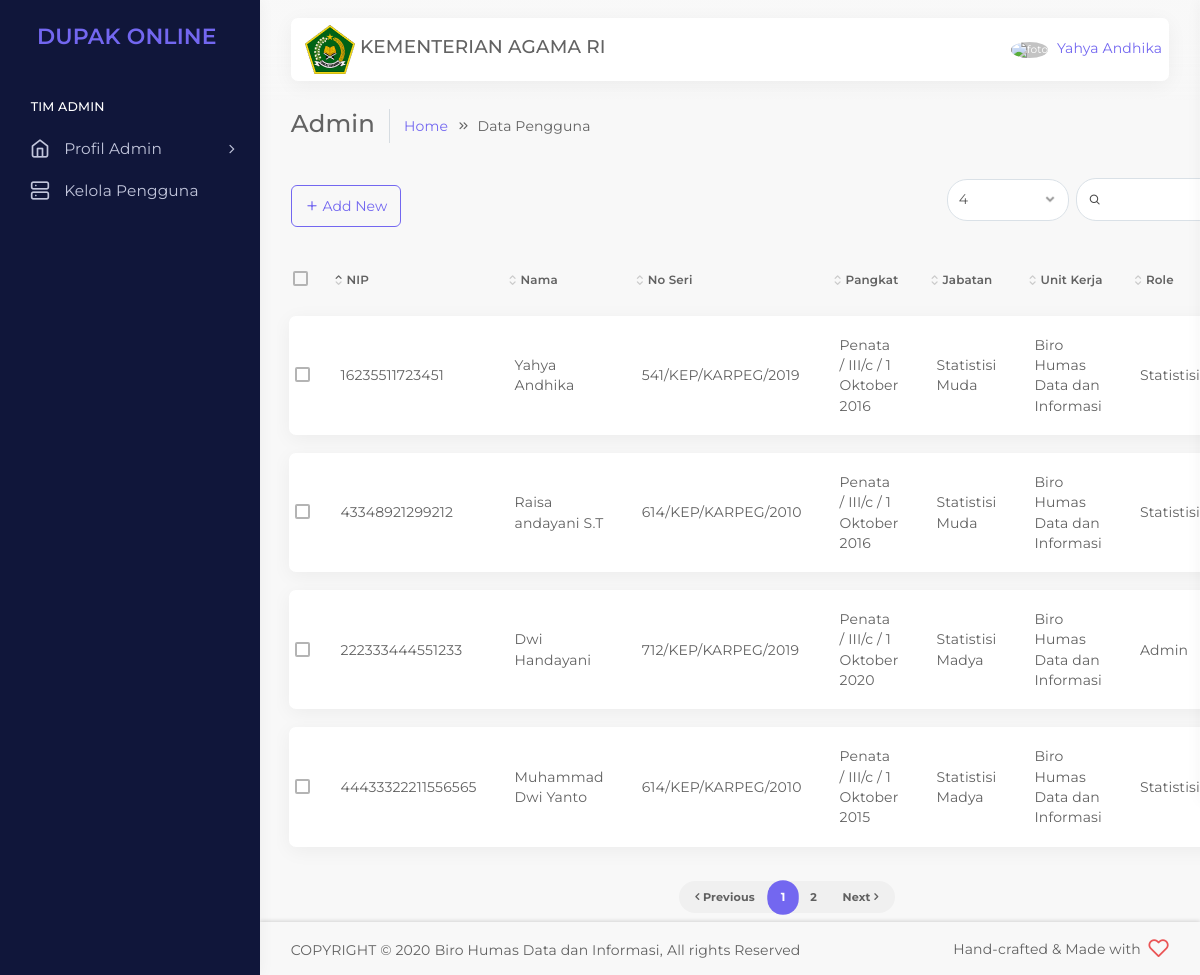
/admin/pengguna.php (signed in), run on the app's committed database.
### tables this page shows
CREATE TABLE `pengguna` (
  `id_pengguna` int(100) NOT NULL,
  `nama` varchar(100) NOT NULL,
  `nip` varchar(225) NOT NULL,
  `password` varchar(255) NOT NULL,
  `email` varchar(255) NOT NULL,
  `alamat` varchar(255) NOT NULL,
  `no_seri_kapreg` varchar(1000) NOT NULL,
  `tempat_tanggal_lahir` varchar(100) NOT NULL,
  `tgl_lahir` date NOT NULL,
  `jenis_kelamin` varchar(100) NOT NULL,
  `pendidikan` varchar(100) NOT NULL,
  `pangkat` varchar(100) NOT NULL,
  `jabatan` enum('Statistisi Muda','Statistisi Madya') NOT NULL,
  `masa_kerja` varchar(100) NOT NULL,
  `unit_kerja` varchar(100) NOT NULL,
  `role` varchar(255) NOT NULL
);

### session_co.php (called while the page is built, shortened)
<?php
   include('config.php');
   $user_check = $_SESSION['login'];
   $ses_sql = mysqli_query($mysqli,"SELECT * FROM pengguna WHERE nip = '$user_check'");
   while ($row = mysqli_fetch_array($ses_sql,MYSQLI_ASSOC)){
      $login_session = $row['nama'];
   }
?>

### admin/pengguna.php (the view, shortened to what this page needs)
    <?php
    include('../session_co.php');
    ?>
<!DOCTYPE html>
<html class="loading" lang="en" data-textdirection="ltr">
<head>
    <link rel="stylesheet" type="text/css" href="../app-assets/vendors/css/vendors.min.css">
    <link rel="stylesheet" type="text/css" href="../app-assets/vendors/css/tables/datatable/datatables.min.css">
    <link rel="stylesheet" type="text/css" href="../app-assets/vendors/css/file-uploaders/dropzone.min.css">
    <link rel="stylesheet" type="text/css" href="../app-assets/vendors/css/tables/datatable/extensions/dataTables.checkboxes.css">
    <link rel="stylesheet" type="text/css" href="../app-assets/css/bootstrap.css">
    <link rel="stylesheet" type="text/css" href="../app-assets/css/bootstrap-extended.css">
    <link rel="stylesheet" type="text/css" href="../app-assets/css/colors.css">
    <link rel="stylesheet" type="text/css" href="../app-assets/css/components.css">
    <link rel="stylesheet" type="text/css" href="../app-assets/css/themes/dark-layout.css">
    <link rel="stylesheet" type="text/css" href="../app-assets/css/themes/semi-dark-layout.css">
    <link rel="stylesheet" type="text/css" href="../app-assets/css/core/menu/menu-types/vertical-menu.css">
    <link rel="stylesheet" type="text/css" href="../app-assets/css/core/colors/palette-gradient.css">
    <link rel="stylesheet" type="text/css" href="../app-assets/css/plugins/file-uploaders/dropzone.css">
    <link rel="stylesheet" type="text/css" href="../app-assets/css/pages/data-list-view.css">
    <link rel="stylesheet" type="text/css" href="../assets/css/style.css">
</head>
<body class="vertical-layout vertical-menu-modern semi-dark-layout 2-columns  navbar-floating footer-static  " data-open="click" data-menu="vertical-menu-modern" data-col="2-columns" data-layout="semi-dark-layout">
    <nav class="header-navbar navbar-expand-lg navbar navbar-with-menu floating-nav navbar-light navbar-shadow">
        <div class="navbar-wrapper">
            <div class="navbar-container content">
                <div class="navbar-collapse" id="navbar-mobile">
                    <div class="mr-auto float-left bookmark-wrapper d-flex align-items-center">
                        <ul class="nav navbar-nav">
                            <li class="nav-item d-none d-lg-block"><img src="../app-assets/images/pages/kemenag25.png"><a class="h4"> KEMENTERIAN AGAMA RI</a>
                            </li>
                        </ul>
                    </div>
                        <a class="dropdown-toggle nav-link dropdown-user-link section_userinfo" href="#" data-toggle="dropdown">
                            <span class="avatar avatar-online">
                            <img src="https://sso.undip.ac.id/assets/app/images/user.png" style="max-width: 45px;" alt="foto"><i></i></span>
                            <span class="user-name" style="margin-bottom: 1rem;" >  <?php echo $login_session; ?></span></a>
                </div>
            </div>
        </div>
    </nav>
    <div class="main-menu menu-fixed menu-dark menu-accordion menu-shadow" data-scroll-to-active="true">
        <div class="navbar-header">
            <ul class="nav navbar-nav flex-row">
                <li class="nav-item mr-auto"><a class="navbar-brand" href="app-user-view.php">
                        <h2 class="brand-text mb-0">DUPAK ONLINE</h2>
                    </a></li>
                <li class="nav-item nav-toggle"><a class="nav-link modern-nav-toggle pr-0" data-toggle="collapse"></a></li>
            </ul>
        </div>
        <div class="main-menu-content">
        <ul class="navigation navigation-main" id="main-menu-navigation" data-menu="menu-navigation">
                            <li class=" navigation-header"><span>Tim Admin</span>
                            </li>
                            <li class=" nav-item"><a href="./app-user-view.php"><i class="feather icon-home"></i><span class="menu-title" data-i18n="Dashboard">Profil Admin</span></a>
                            </li>
                            <li class=" nav-item"><a href="./pengguna.php"><i class="feather icon-server"></i><span class="menu-title" data-i18n="Colors">Kelola Pengguna</span></a>
                            </li>
                        </ul>
</div>
</div>
    <div class="app-content content">
        <div class="content-wrapper">
            <div class="content-header row">
                <div class="content-header-left col-md-9 col-12 mb-2">
                    <div class="row breadcrumbs-top">
                        <div class="col-12">
                            <h2 class="content-header-title float-left mb-0">Admin</h2>
                            <div class="breadcrumb-wrapper col-12">
                                <ol class="breadcrumb">
                                    <li class="breadcrumb-item"><a href="app-user-view.php">Home</a>
                                    </li>
                                    <li class="breadcrumb-item active">Data Pengguna
                                    </li>
                                </ol>
                            </div>
                        </div>
                    </div>
                </div>
            <div class="content-body">
                <section id="data-list-view" class="data-list-view-header">
                    <div class="table-responsive">
                        <table class="table data-list-view">
                            <thead>
                                <tr>
                                    <th>No</th>
                                    <th>NIP</th>
                                    <th>Nama</th>
                                    <th>No Seri</th>
                                    <th>Pangkat</th>
                                    <th>Jabatan</th>
                                    <th>Unit Kerja</th>
                                    <th>Role</th>
                                </tr>
                            </thead>
                            <tbody>
                            <?php
                                include_once("../config.php");
                                $result = mysqli_query($mysqli, "SELECT * FROM pengguna ORDER BY id_pengguna ASC");
                                while($user_data = mysqli_fetch_array($result)) {
                                ?>
                                <tr>
                                     <td></td>
                                    <td><?php echo $user_data['nip']; ?></td>
                                    <td><?php echo $user_data['nama']; ?></td>
                                    <td><?php echo $user_data['no_seri_kapreg']; ?></td>
                                    <td><?php echo $user_data['pangkat']; ?></td>
                                    <td><?php echo $user_data['jabatan']; ?></td>
                                    <td><?php echo $user_data['unit_kerja']; ?></td>
                                    <td><?php echo $user_data['role']; ?></td>
                                </tr>
                                <?php } ?>
                            </tbody>
                        </table>
                    </div>
        </div>
        </div>
    </div>
    </div>
    <div class="drag-target"></div>
    <footer class="footer fixed-bottom navbar-shadow footer-light">
        <p class="clearfix blue-grey lighten-2 mb-0"><span class="float-md-left d-block d-md-inline-block mt-25">COPYRIGHT &copy; 2020<a class="text-bold-800 grey darken-2"  target="_blank">Biro Humas Data dan Informasi,</a>All rights Reserved</span><span class="float-md-right d-none d-md-block">Hand-crafted & Made with<i class="feather icon-heart pink"></i></span>
        </p>
    </footer>
</body>
</html>

### app-assets/css/themes/semi-dark-layout.css (style rules this page uses)
body.semi-dark-layout .main-menu { background-color : #10163A; }
body.semi-dark-layout .main-menu-content .navigation-main { background-color : #10163A; }
body.semi-dark-layout .main-menu-content .navigation-main .nav-item i { color : #C2C6DC; }
body.semi-dark-layout .main-menu-content .navigation-main .nav-item a:after, body.semi-dark-layout .main-menu-content .navigation-main .nav-item a { color : #C2C6DC; }

### app-assets/css/core/menu/menu-types/vertical-menu.css (style rules this page uses)
body.vertical-layout.vertical-menu-modern .main-menu .navigation > li > a > i { font-size : 1.2rem; margin-right : 1rem; float : left; }
body.vertical-layout.vertical-menu-modern .main-menu { -webkit-transition : 0.4s cubic-bezier(0.25, 0.8, 0.25, 1); transition : 0.4s cubic-bezier(0.25, 0.8, 0.25, 1); -webkit-transform : translate3d(0, 0, 0); transform : translate3d(0, 0, 0); -webkit-backface-visibility : hidden; backface-visibility : hidden; }
body.vertical-layout.vertical-menu-modern.menu-expanded .main-menu { width : 260px; }
body.vertical-layout.vertical-menu-modern.menu-expanded .main-menu .navigation > li > a > i { margin-right : 1rem; float : left; }
body.vertical-layout.vertical-menu-modern.menu-expanded .main-menu .navigation > li > a > i:before { font-size : 1.429rem; }
body.vertical-layout.vertical-menu-modern.menu-expanded .main-menu .navigation > li > a > span { -webkit-animation : 0.3s cubic-bezier(0.25, 0.8, 0.25, 1) 0s normal forwards 1 fadein; animation : 0.3s cubic-bezier(0.25, 0.8, 0.25, 1) 0s normal forwards 1 fadein; }
body.vertical-layout.vertical-menu-modern.menu-expanded .main-menu .navigation li.has-sub > a:not(.mm-next):after { content : '\f105'; font-family : 'FontAwesome'; font-size : 1.1rem; display : inline-block; position : absolute; right : 25px; top : 10px; -webkit-transform : rotate(0deg); -ms-transform : rotate(0deg); transform : rotate(0deg); transition : -webkit-transform 0.2s ease-in-out; }
body.vertical-layout.vertical-menu-modern.menu-expanded .footer { margin-left : 260px; }
@media (min-width: 992px) { body.vertical-layout.vertical-menu-modern .main-menu { width : 260px; } }
@media (min-width: 992px) { body.vertical-layout.vertical-menu-modern .footer { margin-left : 260px; } }

### app-assets/css/pages/data-list-view.css (style rules this page uses)
table.data-list-view.dataTable, table.data-thumb-view.dataTable { border-spacing : 0 1.3rem; padding : 0 0.7rem; }
table.data-list-view.dataTable thead th, table.data-thumb-view.dataTable thead th { padding : 0.714rem 1.785rem; font-weight : 600; }
table.data-list-view.dataTable thead th:first-child, table.data-thumb-view.dataTable thead th:first-child { padding-left : 0; }
table.data-list-view.dataTable thead .sorting_asc, table.data-list-view.dataTable thead .sorting_desc, table.data-list-view.dataTable thead .sorting, table.data-thumb-view.dataTable thead .sorting_asc, table.data-thumb-view.dataTable thead .sorting_desc, table.data-thumb-view.dataTable thead .sorting { padding-right : inherit; }
table.data-list-view.dataTable thead .sorting_asc:before, table.data-list-view.dataTable thead .sorting_desc:before, table.data-list-view.dataTable thead .sorting:before, table.data-thumb-view.dataTable thead .sorting_asc:before, table.data-thumb-view.dataTable thead .sorting_desc:before, table.data-thumb-view.dataTable thead .sorting:before { font-size : 0.7rem; left : 0.857rem; top : 0.642rem; }
table.data-list-view.dataTable thead .sorting_asc:after, table.data-list-view.dataTable thead .sorting_desc:after, table.data-list-view.dataTable thead .sorting:after, table.data-thumb-view.dataTable thead .sorting_asc:after, table.data-thumb-view.dataTable thead .sorting_desc:after, table.data-thumb-view.dataTable thead .sorting:after { font-size : 0.7rem; left : 0.857rem; top : 1.071rem; }
table.data-list-view.dataTable tbody tr, table.data-thumb-view.dataTable tbody tr { background-color : #FFFFFF; box-shadow : rgba(0, 0, 0, 0.05) 0 4px 20px 0; cursor : pointer; -webkit-transition : all 0.3s ease; transition : all 0.3s ease; border-radius : 0.5rem; }
table.data-list-view.dataTable tbody tr td:first-child, table.data-thumb-view.dataTable tbody tr td:first-child { padding-left : 1rem; border-top-left-radius : 0.5rem; border-bottom-left-radius : 0.5rem; }
table.data-list-view.dataTable tbody td, table.data-thumb-view.dataTable tbody td { padding : 1.357rem; border : none; vertical-align : middle; }

### data on the page
pengguna: nama "Yahya Andhika", nip "16235511723451", no_seri_kapreg "541/KEP/KARPEG/2019", pangkat "Penata / III/c / 1 Oktober 2016", jabatan "Statistisi Muda", unit_kerja "Biro Humas Data dan Informasi", role "Statistisi"
pengguna: nip "222333444551233", nama "Dwi Handayani", no_seri_kapreg "712/KEP/KARPEG/2019", pangkat "Penata / III/c / 1 Oktober 2020", jabatan "Statistisi Madya", unit_kerja "Biro Humas Data dan Informasi", role "Admin"
pengguna: nip "44433322211556565", nama "Muhammad Dwi Yanto", no_seri_kapreg "614/KEP/KARPEG/2010", pangkat "Penata / III/c / 1 Oktober 2015", jabatan "Statistisi Madya", unit_kerja "Biro Humas Data dan Informasi", role "Statistisi"
pengguna: nip "43348921299212", nama "Raisa andayani S.T", no_seri_kapreg "614/KEP/KARPEG/2010", pangkat "Penata / III/c / 1 Oktober 2016", jabatan "Statistisi Muda", unit_kerja "Biro Humas Data dan Informasi", role "Statistisi"
